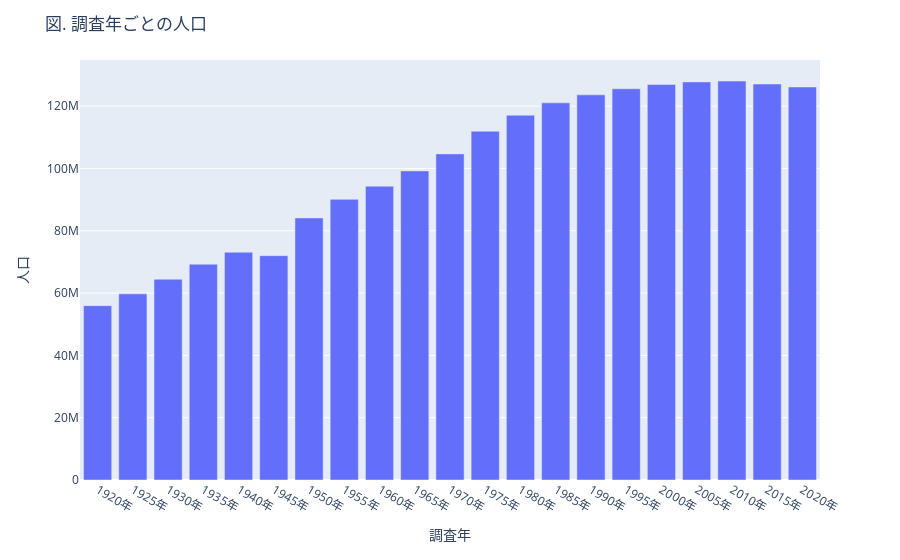

The code cell stored with this chart in its notebook:
### Markdown cell above
目的：全国の人口の推移を観察したい

縦軸：全国の人口の値（注目している数値）

横軸：調査年（比較したい項目）

### Code cell
viz_df = df[df['area']=='全国']

fig = px.bar(viz_df, x='year', y='value')
fig.update_layout(
    title='図. 調査年ごとの人口',
    xaxis=dict(title='調査年'),
    yaxis=dict(title='人口'),
)

### Figure 1 — Plotly figure (JSON) as saved in the notebook; plotly's stock layout.template omitted (floating-point values rounded to 4 significant figures)
{"data": [{"alignmentgroup": "True", "hovertemplate": "year=%{x}<br>value=%{y}<extra></extra>", "legendgroup": "", "marker": {"color": "#636efa", "pattern": {"shape": ""}}, "name": "", "offsetgroup": "", "orientation": "v", "showlegend": false, "textposition": "auto", "type": "bar", "x": ["1920年", "1925年", "1930年", "1935年", "1940年", "1945年", "1950年", "1955年", "1960年", "1965年", "1970年", "1975年", "1980年", "1985年", "1990年", "1995年", "2000年", "2005年", "2010年", "2015年", "2020年"], "xaxis": "x", "y": [55963053, 59736822, 64450005, 69254148, 73114308, 71998104, 84114574, 90076594, 94301623, 99209137, 104665171, 111939643, 117060396, 121048923, 123611167, 125570246, 126925843, 127767994, 128057352, 127094745, 126146099], "yaxis": "y"}], "layout": {"barmode": "relative", "legend": {"tracegroupgap": 0}, "margin": {"t": 60}, "title": {"text": "図. 調査年ごとの人口"}, "xaxis": {"anchor": "y", "domain": [0, 1], "title": {"text": "調査年"}}, "yaxis": {"anchor": "x", "domain": [0, 1], "title": {"text": "人口"}}}}
